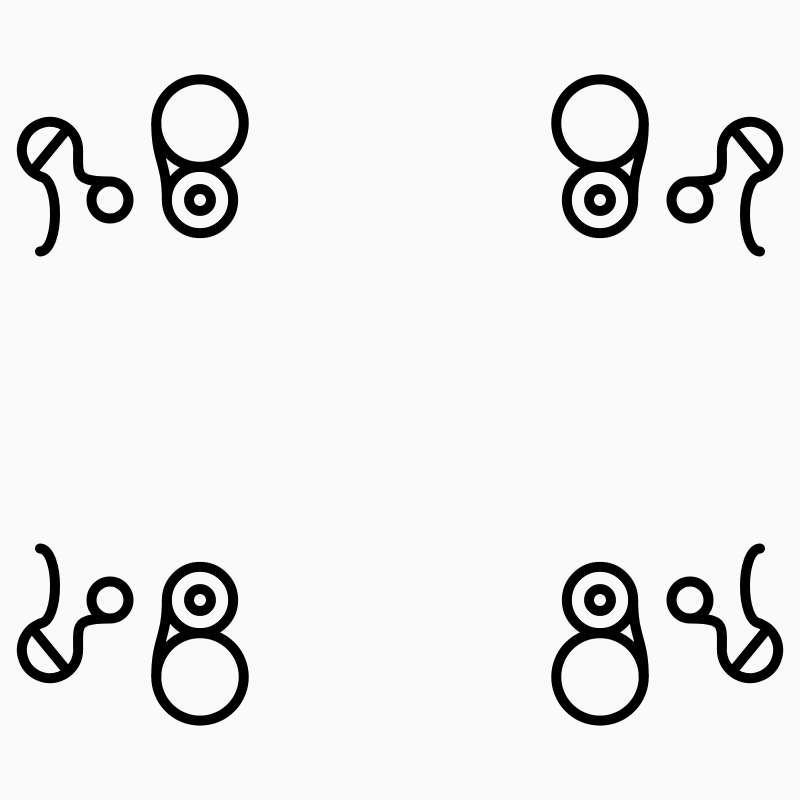
Frame 1 (no input)
Frame 60 (no input): identical to frame 1, image omitted
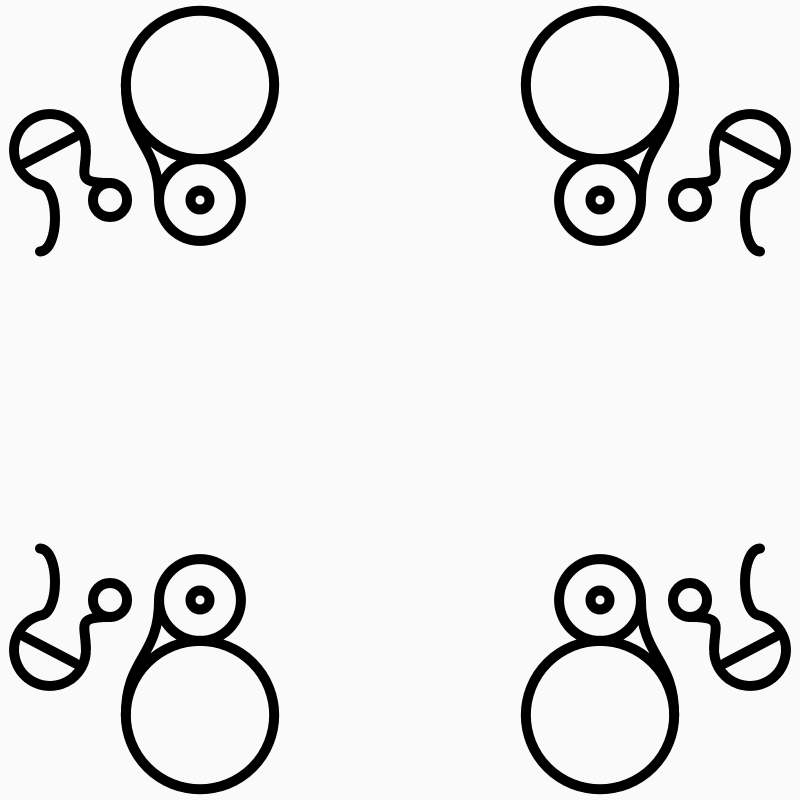
Frame 120 (the mouse pressed at the canvas centre since frame 60)

The p5.js sketch that drew these frames (run headless with seeded random() and noise() and a simulated clock; from frame 60 on, the mouse is pressed at the canvas centre):

// p5.js sketch
// ── sketch.js

var C1 = 250;
var C2 = 150;
var C3 = 50;

var count = 0;

var Cornerimg;


function setup() {
  createCanvas(800,800);
  Cornerimg = createGraphics(width, height);
}

function draw() {


  // Cornerimg.beginDraw();

  // count+= .1;

  //println(sin(count));
  
  count -= ( count - ((mouseX+mouseY)/85) ) /25;

  C2 = map(sin(count), -1, 1, 90, 175);
  C1 = map(cos(count), -1, 1, 320, 175);  
  C3 = map(sin(count+333.3333), -1, 1, 100, 30);    


  Cornerimg.background(250);

  Cornerimg.stroke(0);
  Cornerimg.noFill();

  Cornerimg.strokeWeight(20);

  Cornerimg.ellipse(width/2, height/2, C3-10, C3-10);

  Cornerimg.ellipse(width/2, height/2, C2, C2);


  //ellipse(width/2, height/2 + (C1/2 +C2/2), C1, C1);
  Cornerimg.ellipse(width/2, height/2 - (C1/2 +C2/2), C1, C1);

  Cornerimg.bezier(
    width/2 - (C1/2), height/2 - (C1/2 +C2/2), 
    width/2 - (C1/2), height/2 - (C1/2 +C2/2)/2, 
    width/2 - (C2/2), height/2 - (C1/2 +C2/2)/2, 
    width/2 - (C2/2), height/2 );

  Cornerimg.ellipse(width/2 - 180, height/2, C3+20, C3+20);
  //ellipse(width/2 + 200, height/2, C3+20, C3+20);

  var size = C2-20;

  Cornerimg.arc(100, height/2 -100, size, size, PI-QUARTER_PI-.45, PI*2-QUARTER_PI+.7, OPEN);
  Cornerimg.push();
  Cornerimg.translate(100, height/2 -100);
  Cornerimg.rotate(HALF_PI + sin(count-.3)/3);
  Cornerimg.line(-size/4-5, -size/4-5, size/4+5, size/4+5);
  //arc(0, 0, 120, 120, PI-HALF_PI-QUARTER_PI, PI*2-HALF_PI-QUARTER_PI+.7 -sin(count)/3, OPEN);

  Cornerimg.pop();

  Cornerimg.bezier(
    100+size/2, height/2 - 100, 
    100+size/2, height/2 - 50, 
    width/2 - 250, height/2 - (C3+20)/2, 
    width/2 - 180, height/2 - (C3+20)/2);

  Cornerimg.bezier(
    80, height/2 -103 +size/2, 
    120, height/2 -100+size/2, 
    120, height/2+100, 
    80, height/2  +103);


push();
  image(Cornerimg, 0, 0, width/2, height/2); //video on canvas, position, dimensions
  translate(Cornerimg.width,0); // move to far corner
  scale(-1.0,1.0);    // flip x-axis backwards
  image(Cornerimg, 0, 0, width/2, height/2); //video on canvas, position, dimensions

  translate(0,Cornerimg.height); // move to far corner
 scale(1.0,-1.0);    // flip x-axis backwards
image(Cornerimg, 0, 0, width/2, height/2); //video on canvas, position, dimensions

 translate(width,0); // move to far corner

 scale(-1.0,1.0);    // flip x-axis backwards
image(Cornerimg, 0, 0, width/2, height/2); //video on canvas, position, dimensions

pop();


} 
